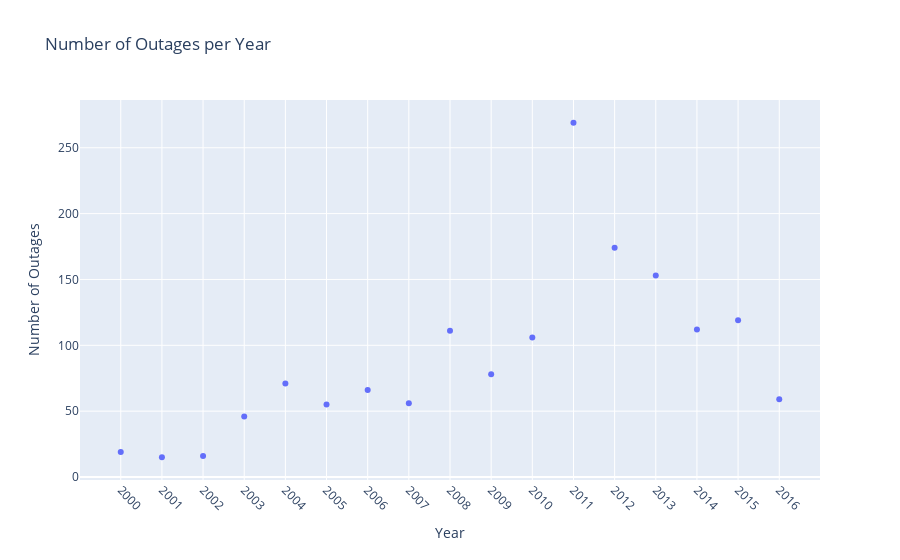

The notebook cell saved with this chart:
### Code cell
# Define data for scatter plot
x = outages1.groupby("YEAR").count()["MONTH"].index
y = outages1.groupby("YEAR").count()["MONTH"].values

# Create scatter plot using Plotly
fig = go.Figure(data=go.Scatter(x=x, y=y, mode='markers'))
fig.update_layout(
    title="Number of Outages per Year",
    xaxis_title="Year",
    yaxis_title="Number of Outages",
    xaxis=dict(tickangle=45)  # Rotate x-axis tick labels by 45 degrees
)
fig.show()

# Save the plot as HTML to a file
fig.write_html('scatter_plot.html', include_plotlyjs='cdn')

### Figure 1 — Plotly figure (JSON) as saved in the notebook; plotly's stock layout.template omitted (floating-point values rounded to 4 significant figures)
{"data": [{"mode": "markers", "type": "scatter", "x": ["2000", "2001", "2002", "2003", "2004", "2005", "2006", "2007", "2008", "2009", "2010", "2011", "2012", "2013", "2014", "2015", "2016"], "y": [19, 15, 16, 46, 71, 55, 66, 56, 111, 78, 106, 269, 174, 153, 112, 119, 59]}], "layout": {"title": {"text": "Number of Outages per Year"}, "xaxis": {"tickangle": 45, "title": {"text": "Year"}}, "yaxis": {"title": {"text": "Number of Outages"}}}}
